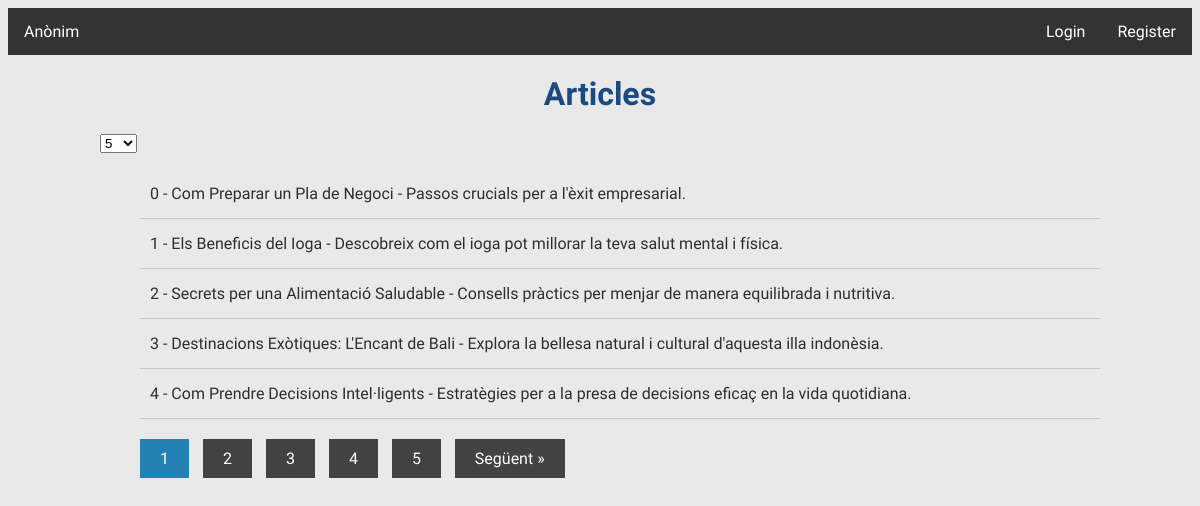
Before: / with the older database file.
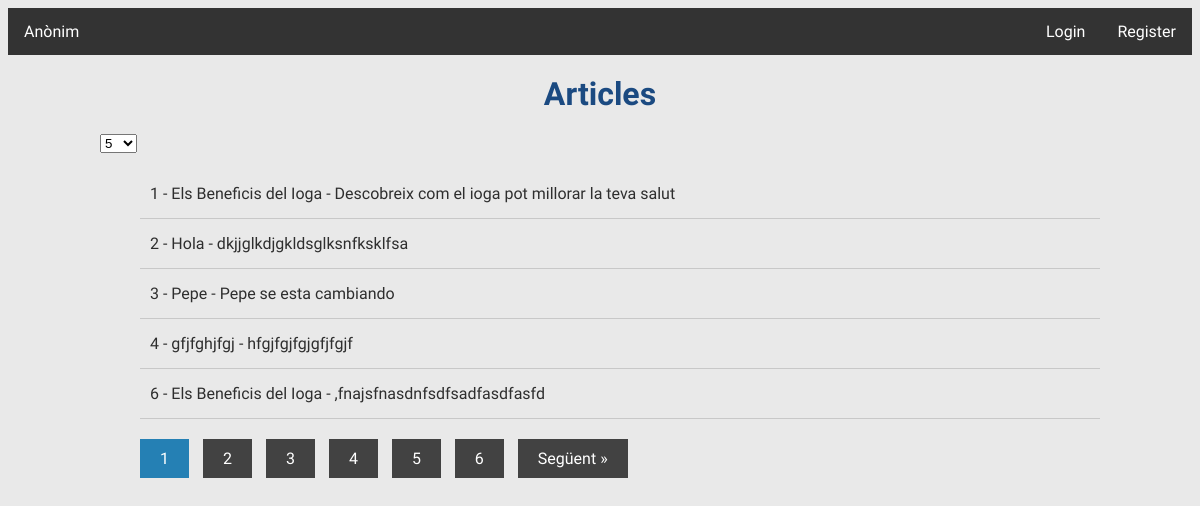
After: the same page with the newer database file.
### tables this page shows
CREATE TABLE IF NOT EXISTS `articles` (
  `ID` int(2) NOT NULL,
  `art` text NOT NULL,
  `Títol` text NOT NULL,
  `user_dni` varchar(9) DEFAULT NULL,
  PRIMARY KEY (`ID`),
  KEY `user_dni` (`user_dni`)
);

### index.php (the view, shortened to what this page needs)
<?php
if (!isset($_SESSION['dni'])) {
    if (!isset($_GET['pagina'])) {
        $pagina = 1;
    } else {
        $pagina = $_GET['pagina'];
    }
    $numArt = Articles();
    $numArticles = totalArticles();
    $pagines = ceil($numArticles / $numArt);
    $inici = ($pagina - 1) * $numArt;
    $art = getArticles($inici, $numArt);
    include 'vista/index.vista.php';
}
function getArticles($inici, $numArt)
{
    $conn = connexion();
    $sql = "SELECT * FROM articles LIMIT $inici, $numArt";
    $result = $conn->query($sql);
    $art = '';
    while ($row = $result->fetch(PDO::FETCH_ASSOC)) {
        $art .= '<li>' . $row['ID'] . ' - ' . $row['Títol'] . ' - ' . $row['art'] . '</li>';
    }
    return $art;
}
function totalArticles()
{
    try {
        $conn = connexion();
        $sql = "SELECT COUNT(*) FROM articles";
        $result = $conn->query($sql);
        $numArticles = $result->fetchColumn();
        return $numArticles;
    } catch (PDOException $e) {
        echo "Error: " . $e->getMessage();
    }
}
function Articles()
{
    return $_SESSION['numArt'];
}
?>

### vista/index.vista.php (shortened to what this page needs)
<!DOCTYPE html>
<html lang="en">
<head>
	<link rel="stylesheet" href="Estils/estils.css">
</head>
<body>
<ul class="ull">
<li class="liii"><a class="lia">Anònim</a></li>
  <li class="lii"><a class="lia" href="model/register.php">Register</a></li>
  <li class="lii"><a class="lia" href="model/login.php">Login</a></li>
</ul>
	<div class="contenidor">
		<h1>Articles</h1>
		<form action="<?php echo $_SERVER['PHP_SELF'] ?>" method="get">
			<select name="numart" id="numart" onchange="this.form.submit()">
				<option value="5" <?php if ($numArt == 5) echo "selected"; ?>>5</option>
			</select>
		</form>
		<section class="articles">
			<ul>
				<?php echo $art; ?>
			</ul>
		</section>
		<section class="paginacio">
			<ul class="pagination">
				<?php for ($i = 1; $i <= $pagines; $i++) : ?>
					<li class="page-item <?php echo ($i == $pagina) ? 'active' : ''; ?>">
						<a class="page-link" href="<?php echo "index.php?pagina=" . $i ?>">
							<?php echo $i; ?>
						</a>
					</li>
				<?php endfor; ?>
				<?php if ($pagina < $pagines) : ?>
					<li class="page-item">
						<a class="page-link" href="<?php echo "index.php?pagina=" . ($pagina + 1) ?>">Següent &raquo;</a>
					</li>
				<?php endif; ?>
			</ul>
		</section>
	</div>
</body>
</html>

### Estils/estils.css (style rules this page uses)
.ull { list-style-type: none; margin: 0; padding: 0; overflow: hidden; background-color: #333; }
.lii { float: right; }
.liii { float: left; }
.lia { display: block; color: white; text-align: center; padding: 14px 16px; text-decoration: none; }
body { background: #e9e9e9; color: #2e2e2e; font-family: 'Open Sans Condensed', sans-serif; }
.contenidor { width: 90%; max-width: 1000px; margin: auto; }
h1 { margin: 20px 0; text-align: center; font-family: 'Open Sans Condensed', sans-serif; color: #1b4a81; font-weight: black; }
.contenidor .articles { margin-bottom: 20px; }
.contenidor .articles ul { list-style: none; }
.contenidor .articles ul li { padding:15px 10px; border-bottom: 1px solid #c8c8c8; }
.paginacio ul { list-style: none; }
.paginacio ul li { display: inline-block; margin-right: 10px; }
.paginacio ul .active a { background: #2580b4; }
.paginacio ul li a { display: inline-block; font-family: 'Open Sans Condensed', sans-serif; padding: 10px 20px; background: #424242; color:#fff; text-decoration: none; }

Changed rows visible on the page:
removed articles: ID "0", Títol "Com Preparar un Pla de Negoci", art "Passos crucials per a l'èxit empresarial."
changed articles id 1: art "Descobreix com el ioga pot millorar la teva salut mental i física." → "Descobreix com el ioga pot millorar la teva salut"
changed articles id 2: Títol "Secrets per una Alimentació Saludable" → "Hola"; art "Consells pràctics per menjar de manera equilibrada i nutritiva." → "dkjjglkdjgkldsglksnfksklfsa"
changed articles id 3: Títol "Destinacions Exòtiques: L'Encant de Bali" → "Pepe"; art "Explora la bellesa natural i cultural d'aquesta illa indonèsia." → "Pepe se esta cambiando"
changed articles id 4: Títol "Com Prendre Decisions Intel·ligents" → "gfjfghjfgj"; art "Estratègies per a la presa de decisions eficaç en la vida quotidiana." → "hfgjfgjfgjgfjfgjf"
now on this page (row edited): articles: ID "6", Títol "Els Beneficis del Ioga", art ",fnajsfnasdnfsdfsadfasdfasfd"
Other visible differences:
new list line: "6"
